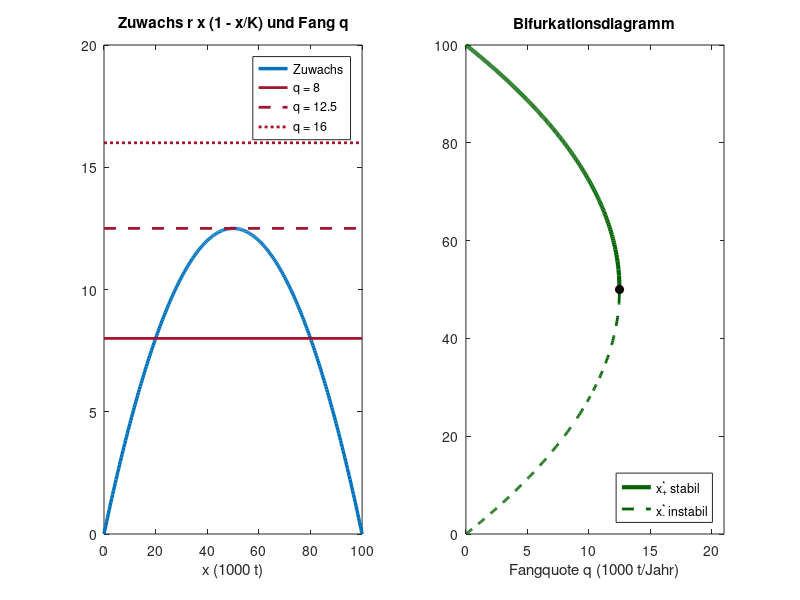

The MATLAB source for this figure:
% Abb. 3.17: Ernte mit fester Fangquote (Buch, Abschnitt 3.3)
% dx/dt = r (1 - x/K) x - q mit r = 0.5, K = 100;  stationär bei x* = K/2 (1 ± sqrt(1 - 4q/(rK))), solange q <= rK/4 = 12.5
% (c) 2026 Philipp Kügler · Programm zum Buch „Dynamische Systeme in den Lebenswissenschaften“ · MIT-Lizenz (siehe LICENSE)
r = 0.5; K = 100;
gruen = [0 0.39 0];
subplot(1, 2, 1);
x = linspace(0, 100, 300);
plot(x, r * x .* (1 - x / K), 'Color', [0 0.447 0.741], 'LineWidth', 2.5); hold on
qs = [8 12.5 16]; stil = {'-', '--', ':'};
for i = 1:3
    plot([0 100], [qs(i) qs(i)], stil{i}, 'Color', [0.64 0.08 0.18], 'LineWidth', 2);
end
hold off
xlabel('x (1000 t)'); title('Zuwachs r x (1 - x/K) und Fang q'); legend('Zuwachs', 'q = 8', 'q = 12.5', 'q = 16');
subplot(1, 2, 2);
q = linspace(0, 12.5, 300);
w = sqrt(1 - 4 * q / (r * K));
plot(q, K / 2 * (1 + w), 'Color', gruen, 'LineWidth', 3); hold on
plot(q, K / 2 * (1 - w), '--', 'Color', gruen, 'LineWidth', 2); plot(12.5, 50, 'ko', 'MarkerFaceColor', 'k'); hold off
xlim([0 21]); xlabel('Fangquote q (1000 t/Jahr)'); title('Bifurkationsdiagramm');
legend('x_+^* stabil', 'x_-^* instabil', 'Location', 'southeast');
for qq = [8 12.5]
    ww = sqrt(1 - 4 * qq / (r * K));
    fprintf('q = %g: x_- = %.2f,  x_+ = %.2f\n', qq, K / 2 * (1 - ww), K / 2 * (1 + ww));
end
fprintf('größte Fangquote (MSY): q = rK/4 = %g\n', r * K / 4);
